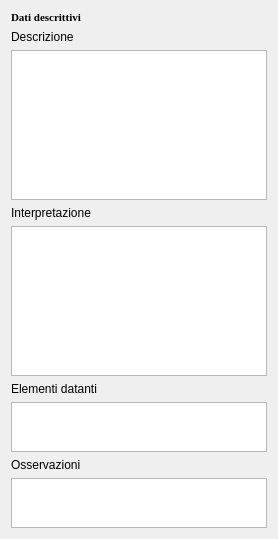
     <widget class="QWidget" name="tab">
      <attribute name="title">
       <string>Dati descrittivi</string>
      </attribute>
      <layout class="QGridLayout" name="gridLayout_7">
       <item row="6" column="0">
        <widget class="QTextEdit" name="textEdit_elementi_datanti">
         <property name="maximumSize">
          <size>
           <width>16777215</width>
           <height>50</height>
          </size>
         </property>
         <property name="font">
          <font>
           <family>Times New Roman</family>
           <pointsize>8</pointsize>
           <weight>50</weight>
           <italic>false</italic>
           <bold>false</bold>
          </font>
         </property>
        </widget>
       </item>
       <item row="0" column="0">
        <widget class="QLabel" name="label_13">
         <property name="font">
          <font>
           <family>Times New Roman</family>
           <pointsize>8</pointsize>
           <weight>50</weight>
           <italic>false</italic>
           <bold>false</bold>
          </font>
         </property>
         <property name="text">
          <string>&lt;html&gt;&lt;head/&gt;&lt;body&gt;&lt;p&gt;&lt;span style=&quot; font-weight:600;&quot;&gt;Dati descrittivi&lt;/span&gt;&lt;/p&gt;&lt;/body&gt;&lt;/html&gt;</string>
         </property>
        </widget>
       </item>
       <item row="4" column="0">
        <widget class="QTextEdit" name="textEdit_interpretazione">
         <property name="minimumSize">
          <size>
           <width>0</width>
           <height>20</height>
          </size>
         </property>
         <property name="maximumSize">
          <size>
           <width>16777215</width>
           <height>150</height>
          </size>
         </property>
         <property name="font">
          <font>
           <family>Times New Roman</family>
           <pointsize>8</pointsize>
           <weight>50</weight>
           <italic>false</italic>
           <bold>false</bold>
          </font>
         </property>
        </widget>
       </item>
       <item row="2" column="0">
        <widget class="QTextEdit" name="textEdit_descrizione">
         <property name="minimumSize">
          <size>
           <width>0</width>
           <height>20</height>
          </size>
         </property>
         <property name="maximumSize">
          <size>
           <width>16777215</width>
           <height>150</height>
          </size>
         </property>
         <property name="font">
          <font>
           <family>Times New Roman</family>
           <pointsize>8</pointsize>
           <weight>50</weight>
           <italic>false</italic>
           <bold>false</bold>
          </font>
         </property>
         <property name="html">
          <string>&lt;!DOCTYPE HTML PUBLIC &quot;-//W3C//DTD HTML 4.0//EN&quot; &quot;http://www.w3.org/TR/REC-html40/strict.dtd&quot;&gt;
&lt;html&gt;&lt;head&gt;&lt;meta name=&quot;qrichtext&quot; content=&quot;1&quot; /&gt;&lt;style type=&quot;text/css&quot;&gt;
p, li { white-space: pre-wrap; }
&lt;/style&gt;&lt;/head&gt;&lt;body style=&quot; font-family:'Times New Roman'; font-size:8pt; font-weight:400; font-style:normal;&quot;&gt;
&lt;p style=&quot; margin-top:0px; margin-bottom:0px; margin-left:0px; margin-right:0px; -qt-block-indent:0; text-indent:0px;&quot;&gt;&lt;span style=&quot; font-family:'Lucida Grande'; font-size:13pt;&quot;&gt;&lt;br /&gt;&lt;/span&gt;&lt;/p&gt;&lt;/body&gt;&lt;/html&gt;</string>
         </property>
        </widget>
       </item>
       <item row="1" column="0">
        <widget class="QLabel" name="label_6">
         <property name="text">
          <string>Descrizione </string>
         </property>
        </widget>
       </item>
       <item row="5" column="0">
        <widget class="QLabel" name="label_60">
         <property name="text">
          <string>Elementi datanti</string>
         </property>
        </widget>
       </item>
       <item row="7" column="0">
        <widget class="QLabel" name="label_94">
         <property name="text">
          <string>Osservazioni</string>
         </property>
        </widget>
       </item>
       <item row="8" column="0">
        <widget class="QTextEdit" name="textEdit_osservazioni">
         <property name="minimumSize">
          <size>
           <width>0</width>
           <height>50</height>
          </size>
         </property>
         <property name="maximumSize">
          <size>
           <width>16777215</width>
           <height>50</height>
          </size>
         </property>
        </widget>
       </item>
       <item row="3" column="0">
        <widget class="QLabel" name="label_7">
         <property name="text">
          <string>Interpretazione </string>
         </property>
        </widget>
       </item>
      </layout>
     </widget>
